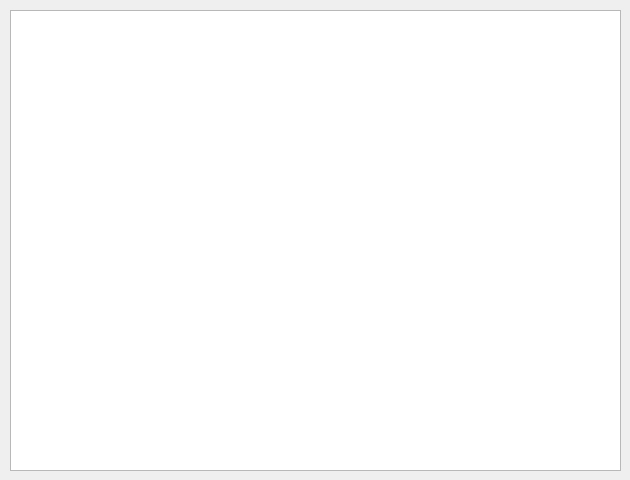
<?xml version="1.0" encoding="UTF-8"?>
<ui version="4.0">
 <class>DialogFrames</class>
 <widget class="QDialog" name="DialogFrames">
  <property name="geometry">
   <rect>
    <x>0</x>
    <y>0</y>
    <width>630</width>
    <height>480</height>
   </rect>
  </property>
  <property name="minimumSize">
   <size>
    <width>630</width>
    <height>480</height>
   </size>
  </property>
  <property name="maximumSize">
   <size>
    <width>630</width>
    <height>480</height>
   </size>
  </property>
  <property name="windowTitle">
   <string>Frames</string>
  </property>
  <widget class="QWidget" name="gridLayoutWidget">
   <property name="geometry">
    <rect>
     <x>10</x>
     <y>10</y>
     <width>611</width>
     <height>461</height>
    </rect>
   </property>
   <layout class="QGridLayout" name="gridLayout">
    <item row="0" column="0">
     <widget class="QGraphicsView" name="graphicsView"/>
    </item>
   </layout>
  </widget>
 </widget>
 <resources/>
 <connections/>
</ui>
